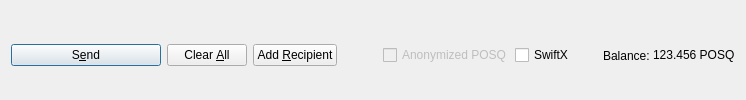
         <widget class="QFrame" name="frame_Send">
          <layout class="QHBoxLayout" name="horizontalLayout">
           <property name="bottomMargin">
            <number>0</number>
           </property>
           <item>
            <widget class="QPushButton" name="sendButton">
             <property name="minimumSize">
              <size>
               <width>150</width>
               <height>0</height>
              </size>
             </property>
             <property name="toolTip">
              <string>Confirm the send action</string>
             </property>
             <property name="text">
              <string>S&amp;end</string>
             </property>
             <property name="icon">
              <iconset resource="../posq.qrc">
               <normaloff>:/icons/send</normaloff>:/icons/send</iconset>
             </property>
             <property name="autoDefault">
              <bool>false</bool>
             </property>
             <property name="default">
              <bool>true</bool>
             </property>
            </widget>
           </item>
           <item>
            <widget class="QPushButton" name="clearButton">
             <property name="sizePolicy">
              <sizepolicy hsizetype="Minimum" vsizetype="Fixed">
               <horstretch>0</horstretch>
               <verstretch>0</verstretch>
              </sizepolicy>
             </property>
             <property name="toolTip">
              <string>Clear all fields of the form.</string>
             </property>
             <property name="text">
              <string>Clear &amp;All</string>
             </property>
             <property name="icon">
              <iconset resource="../posq.qrc">
               <normaloff>:/icons/remove</normaloff>:/icons/remove</iconset>
             </property>
             <property name="autoDefault">
              <bool>false</bool>
             </property>
            </widget>
           </item>
           <item>
            <widget class="QPushButton" name="addButton">
             <property name="toolTip">
              <string>Send to multiple recipients at once</string>
             </property>
             <property name="text">
              <string>Add &amp;Recipient</string>
             </property>
             <property name="icon">
              <iconset resource="../posq.qrc">
               <normaloff>:/icons/add</normaloff>:/icons/add</iconset>
             </property>
             <property name="autoDefault">
              <bool>false</bool>
             </property>
            </widget>
           </item>
           <item>
            <spacer name="horizontalSpacer">
             <property name="orientation">
              <enum>Qt::Horizontal</enum>
             </property>
             <property name="sizeHint" stdset="0">
              <size>
               <width>40</width>
               <height>20</height>
              </size>
             </property>
            </spacer>
           </item>
           <item>
            <layout class="QHBoxLayout" name="horizontalLayout_2">
             <property name="spacing">
              <number>3</number>
             </property>
             <item>
              <widget class="QCheckBox" name="checkzPOSQ">
               <property name="enabled">
                <bool>false</bool>
               </property>
               <property name="text">
                <string>Anonymized POSQ</string>
               </property>
              </widget>
             </item>
             <item>
              <widget class="QCheckBox" name="checkSwiftTX">
               <property name="enabled">
                <bool>true</bool>
               </property>
               <property name="minimumSize">
                <size>
                 <width>85</width>
                 <height>0</height>
                </size>
               </property>
               <property name="text">
                <string>SwiftX</string>
               </property>
              </widget>
             </item>
             <item>
              <widget class="QLabel" name="label">
               <property name="text">
                <string>Balance:</string>
               </property>
              </widget>
             </item>
             <item>
              <widget class="QLabel" name="labelBalance">
               <property name="sizePolicy">
                <sizepolicy hsizetype="Preferred" vsizetype="Fixed">
                 <horstretch>0</horstretch>
                 <verstretch>0</verstretch>
                </sizepolicy>
               </property>
               <property name="cursor">
                <cursorShape>IBeamCursor</cursorShape>
               </property>
               <property name="text">
                <string notr="true">123.456 POSQ</string>
               </property>
               <property name="textInteractionFlags">
                <set>Qt::LinksAccessibleByMouse|Qt::TextSelectableByKeyboard|Qt::TextSelectableByMouse</set>
               </property>
              </widget>
             </item>
            </layout>
           </item>
          </layout>
         </widget>
